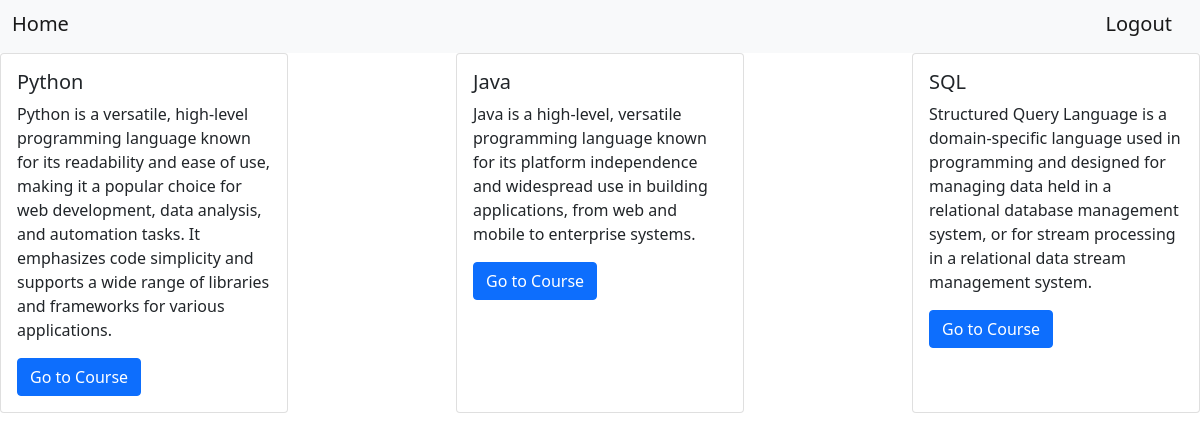
Page /view_courses (signed in) on the committed database.
### website/models.py (models this page shows)
class Course(db.Model):
     id = db.Column(db.Integer, primary_key = True)
     course_name = db.Column(db.String(150))
     student_id = db.Column(db.Integer, db.ForeignKey("user.id", ondelete="CASCADE"), nullable = True)
     lessons = db.relationship("Lesson", backref = "course", passive_deletes = True)
     introduction = db.Column(db.String(500))

### website/views.py (the view)
@views.route('/view_courses')
@login_required
def view_courses():
    courses = Course.query.all()
    return render_template('view_courses.html',courses=courses)

### website/__init__.py (called while the page is built)
def create_app():
    app = Flask(__name__)
    app.config['SECRET_KEY'] = 'AZAM'
    app.config['SQLALCHEMY_DATABASE_URI'] = f'sqlite:///{DB_NAME}'
    app.config['SQLALCHEMY_TRACK_MODIFICATIONS'] = True
    db.__init__(app)
    from .views import views
    from .auth import auth
    app.register_blueprint(views, url_prefix='/')
    app.register_blueprint(auth, url_prefix='/')
    from .models import User
    create_database(app)
    login_manager = LoginManager(app)
    login_manager.login_view = 'auth.login'
    login_manager.init_app(app)
    @login_manager.user_loader
    def load_user(id):
        return User.query.get(int(id))
    return app

### website/templates/view_courses.html (shortened to what this page needs)
<!DOCTYPE html>
<html>
<head>
    <link href="https://cdn.jsdelivr.net/npm/bootstrap@5.0.2/dist/css/bootstrap.min.css" rel="stylesheet"
>
</head>
<body>
<nav class="navbar navbar-light bg-light">
    <div class="container-fluid">
      <h4><a class="navbar-brand" href="/home">Home</a></h4>
     <h4> <a class="navbar-brand" href="/logout">Logout</a></h4>
    </div>
  </nav>
{% block ind_container %}
    <div class="card-container">
    {% for course in courses %}
        <div class="card" style="width: 18rem;">
            <div class="card-body">
                <h5 class="card-title">{{ course.course_name }}</h5>
                <p class="card-text">{{ course.introduction }}</p>
                <a href="/view_lessons?course_id={{ course.id }}" class="btn btn-primary">Go to Course</a>
            </div>
        </div>
    {% endfor %}
</div>
{% endblock %}
</body>
</html>

### website/templates/view_courses.html (style rules this page uses)
.card-container { display: flex; flex-wrap: wrap; justify-content: space-between; }
.card { width: calc(33.33% - 20px); margin-bottom: 10px; }

### rows in the picture
Course: course_name "Python", introduction "Python is a versatile, high-level programming language known for its readability and ease of use, making it a popular choice for web development, data analysis, and automation tasks. It emphasizes code simplicity and supports a wide range of libraries and frameworks for various applications."
Course: course_name "Java", introduction "Java is a high-level, versatile programming language known for its platform independence and widespread use in building applications, from web and mobile to enterprise systems."
Course: course_name "SQL", introduction "Structured Query Language is a domain-specific language used in programming and designed for managing data held in a relational database management system, or for stream processing in a relational data stream management system."
